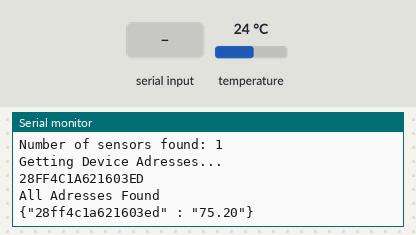
This sketch was run on a simulated Arduino Uno, built with avr-gcc and run on an emulated ATmega328P. Parts: the last lines printed to the serial monitor. The test bench sets the inputs (shaded band); at power-on: temperature 24 °C.

Above: at 1.2 s.
1.3 s: "90,45\n" received over Serial
At 3.3 s:
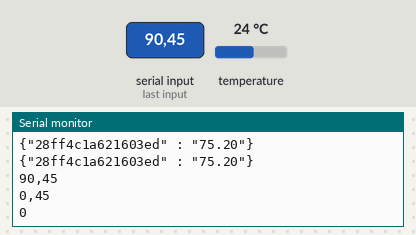
4.2 s: temperature set to 12 °C
At 5.0 s:
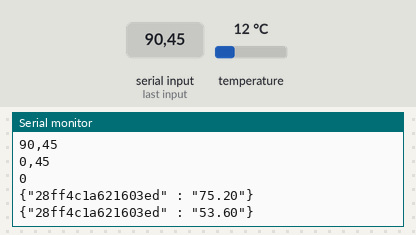
5.7 s: "30,150\n" received over Serial
At 7.1 s:
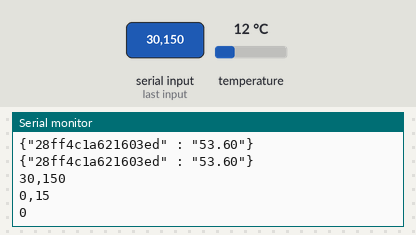
7.2 s: temperature set to 19 °C
At 8.3 s:
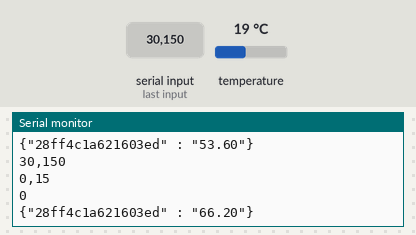
Timing chart, 0 to 9.7 s (numbered marks = the images above; inputs shaded):
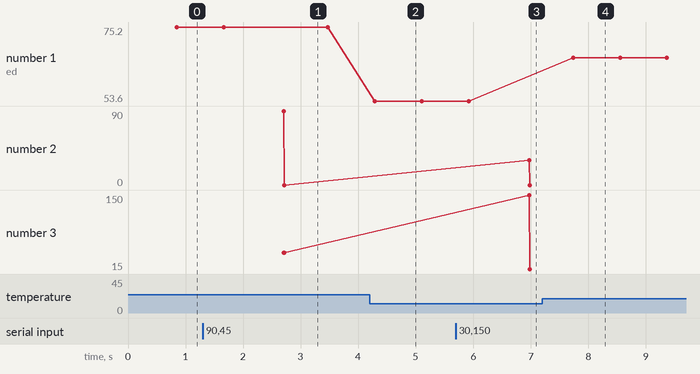

The sketch:

temp_test.ino
```cpp
/********************************************************************/
// First we include the libraries
#include <OneWire.h>
#include <DallasTemperature.h>
#include <stdlib.h>
 /********************************************************************/
// Data wire is plugged into pin 2 on the Arduino
#define ONE_WIRE_BUS 2

// The max number of sensors
#define MAX_SENSORS 10
/********************************************************************/
// Setup a oneWire instance to communicate with any OneWire devices
// (not just Maxim/Dallas temperature ICs)
OneWire oneWire(ONE_WIRE_BUS);
/********************************************************************/
// Pass our oneWire reference to Dallas Temperature.
DallasTemperature sensors(&oneWire);
/********************************************************************/
float strt_time;
float curr_time;
int device_count;
String headers[] = { "test", "disc"};

DeviceAddress addrs[MAX_SENSORS];

void setup(void)
{
  // start serial port
  Serial.begin(9600);
  // Start up the library
  sensors.begin();
  // Discover the network
  discoverNetwork();

}


void loop(void)
{
  //Look for serial messages
  getInput();

  strt_time = millis();
  sensors.requestTemperatures();// Send the command to get temperature readings
  sensors.setWaitForConversion(true);
  curr_time = millis();

  String json = "";
  json+="{";

  // Print JSON format to serial
  for (int i = 0; i < device_count; i++) {
    json += "\"";
      for (uint8_t j = 0; j < 8; j++)
      {
        // zero pad the address if necessary
        if (addrs[i][j] < 16) json+= "0" ;
        json+= String(addrs[i][j], HEX);
        //Serial.println(String(addrs[i][j], HEX));
      }
    json += "\"";
    /*
    Serial.print("Time");
    Serial.print(" : ");
    Serial.print(millis());
    Serial.print(", ");
    */
    //printAddress(addrs[i]);
    json+= " : ";
    json += "\"";
    json += sensors.getTempF(addrs[i]);
    json += "\"";
    if( i < device_count -1){
      json += ", ";
    }
  }
  json+="}";

  //Serial.print(sensors.getTempF(a));

  Serial.println(json);
  delay(50);
}


// function to print a device address
void printAddress(DeviceAddress deviceAddress)
{
  for (uint8_t i = 0; i < 8; i++)
  {
    // zero pad the address if necessary
    if (deviceAddress[i] < 16) Serial.print("0");
    Serial.print(deviceAddress[i], HEX);
  }
}

// Function to discover network size and sensor adresses
void discoverNetwork(){

  DeviceAddress this_add;

  // Find network size
  Serial.print("Number of sensors found: ");
  device_count = sensors.getDeviceCount();
  Serial.println(device_count);
  delay(50);

  // Find adresses for all sensoprs in the network and add them to a gloabal list
  Serial.println("Getting Device Adresses...");

  for (int i = 0; i < device_count; i++) {
    sensors.getAddress(this_add, i);

    // Copy array of 8 bytes representing address to sensor address array
    memcpy(addrs[i], this_add, sizeof(addrs[i]));

    printAddress(this_add);
    Serial.println();
  }

  Serial.println("All Adresses Found");

}

void getInput() {
  if (Serial.available() > 0) {
    String msg = String(Serial.readString());
    Serial.println(msg);
    String key = msg.substring(1, 5);
    int value = msg.substring(6).toInt();
    Serial.println(key);
    Serial.println(value);

    if (key.length() > 0) {
      if (key == headers[0]) {
        Serial.print(key + ":   ");
        Serial.println(value);
      } else if (key == headers[1]) {
        discoverNetwork();
      }
    }
  }
}
```

Measured:
- after the input at 1.3 s, the serial monitor: prints a new line after 1.4 s (image 1)
- after the input at 4.2 s, the serial monitor: prints a new line after 0.09 s (image 2)
- after the input at 5.7 s, the serial monitor: prints a new line after 1.3 s (image 3)
- after the input at 7.2 s, the serial monitor: prints a new line after 0.54 s (image 4)
- plotted number 1: 75.2 → 53.6 after the input at 4.2 s, 53.6 → 66.2 after the input at 7.2 s
- plotted number 3: 45 → 15 after the input at 5.7 s
